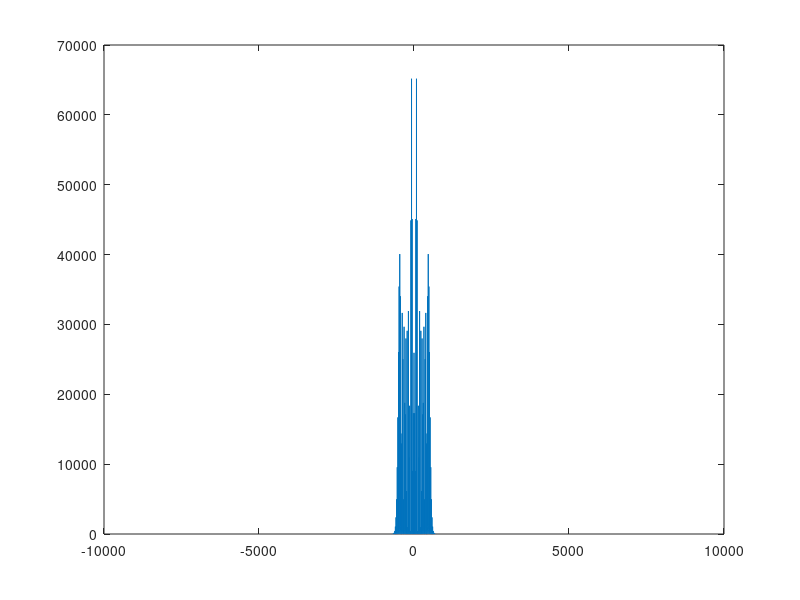

The MATLAB script that drew this image:
Fs = 14400; % Sampling Frequency , generally chosen as 14400.
duration = 20; % Duration of the sound file. 
t = linspace(0 , duration , duration*Fs ); % Time Vector. 

m = cos(2*pi*20*t);
f_c = 200;
k_f = 300;
s1 = cos(2*pi*f_c*t + 2*pi*k_f*(sin(2*pi*20*t)/(2*pi*20)));
s = s1;

plot(s);

s = s / max(s); %scale to the signal to fit between 1 and 1.
fftSignal = fft(s);
fftSignal = fftshift(fftSignal);
f = Fs/2*linspace(-1,1,20*Fs);
plot(f, abs(fftSignal));
% sound(s, Fs); % Creating the sound file.
audiowrite("deneme.wav", s, Fs);